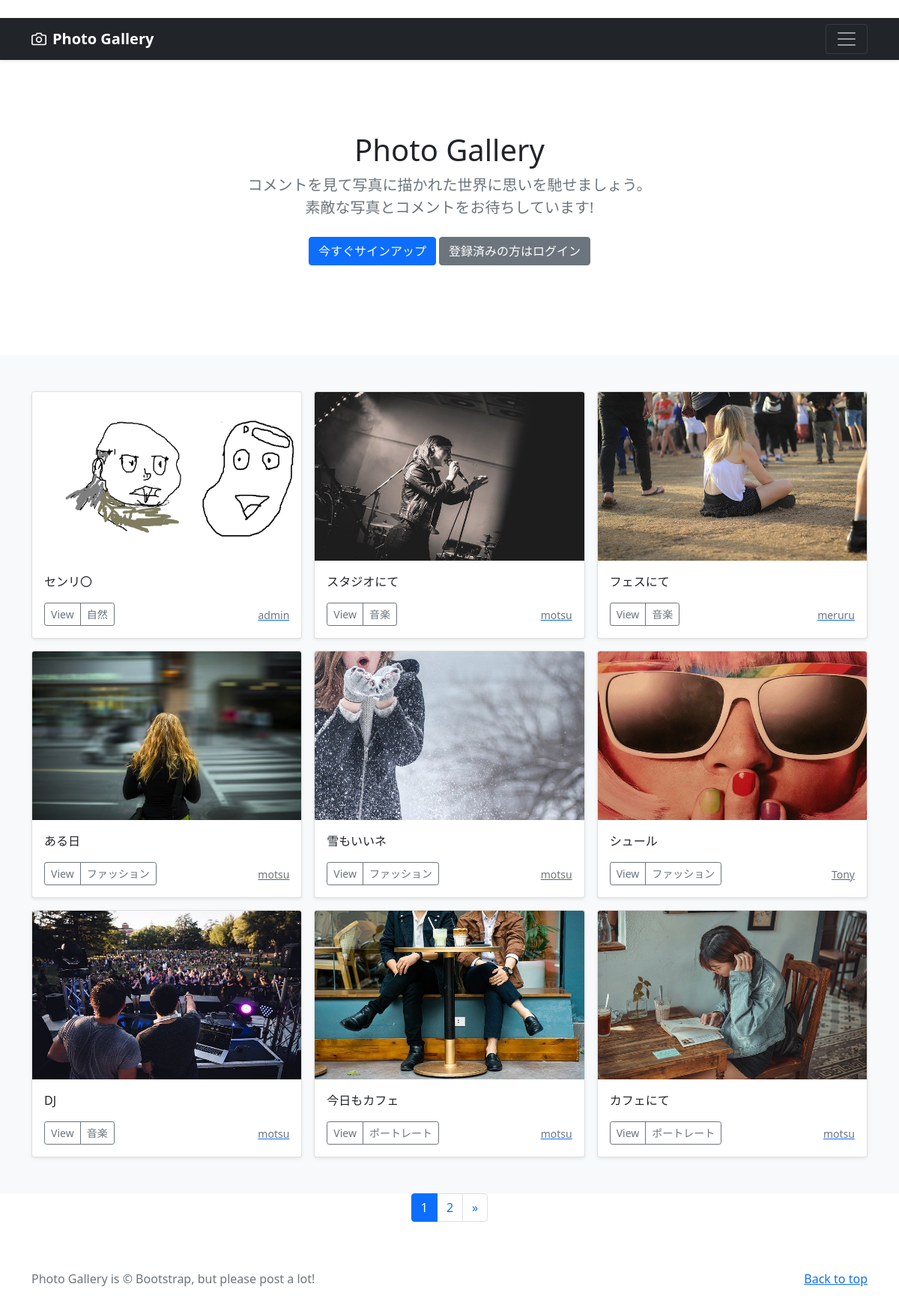
The page / on the database its author committed.
### photo/models.py (models this page shows, shortened)
class PhotoPost(models.Model):
    user = models.ForeignKey(
        CustomUser,
        verbose_name='ユーザー',
        on_delete=models.CASCADE
        )
    category = models.ForeignKey(
        Category,
        verbose_name='カテゴリ',
        on_delete=models.PROTECT
        )
    title = models.CharField(
        verbose_name='タイトル', # フィールドのタイトル
        max_length=200        # 最大文字数は200
        )
    comment = models.TextField(
        verbose_name='コメント',  # フィールドのタイトル
        )
    image1 = models.ImageField(
        verbose_name='イメージ1',# フィールドのタイトル
        upload_to = 'photos'   # MEDIA_ROOT以下のphotosにファイルを保存
        )
    image2 = models.ImageField(
        verbose_name='イメージ2',# フィールドのタイトル
        upload_to = 'photos',  # MEDIA_ROOT以下のphotosにファイルを保存
        blank=True,            # フィールド値の設定は必須でない
        null=True              # データベースにnullが保存されることを許容
        )
    posted_at = models.DateTimeField(
        verbose_name='投稿日時', # フィールドのタイトル
        auto_now_add=True       # 日時を自動追加
        )

class Category(models.Model):
    title = models.CharField(
        verbose_name='カテゴリ', # フィールドのタイトル
        max_length=20)

### accounts/models.py (models this page shows)
class CustomUser(AbstractUser):
    pass

### photo/views.py (the view)
# urls.py: path('', views.IndexView.as_view(), name='index'),
class IndexView(ListView):
    template_name ='index.html'
    queryset = PhotoPost.objects.order_by('-posted_at')
    paginate_by = 9

### photo/templates/index.html (shortened to what this page needs)
{% extends 'base.html' %}
      {% block contents %}
      {% include "photos_title.html" %}
      {% include "photos_list.html" %}
      {% include "pagination.html" %}
      {% endblock %}

### photo/templates/photos_list.html (shortened to what this page needs)
  <div class="album py-5 bg-light">
    <div class="container">
      <div class="row row-cols-1 row-cols-sm-2 row-cols-md-3 g-3">
        {% for record in object_list %}
        <div class="col">
          <div class="card shadow-sm">
            <img src="{{ record.image1.url }}"
                 class="bd-placeholder-img card-img-top"
                 width="100%" height="225"
                 xmlns="http://www.w3.org/2000/svg"
                 role="img" aria-label="Placeholder: Thumbnail"
                 preserveAspectRatio="xMidYMid slice"
                 focusable="false">
                 <rect width="100%" height="100%" fill="#55595c"/>
            <div class="card-body">
              <p class="card-text">
                {{record.title}}
              </p>
              <div class="d-flex justify-content-between align-items-center">
                <div class="btn-group">
                  <button type="button"
                          class="btn btn-sm btn-outline-secondary"
onclick="location.href='{% url 'photo:photo_detail' record.pk %}'">
                          View</button>
                  <button type="button"
                          class="btn btn-sm btn-outline-secondary"
onclick="location.href='{% url 'photo:photos_cat' category=record.category.id %}'">
                          {{record.category.title}}</button>
                </div>
                <a href="{% url 'photo:user_list' user=record.user.id %}">
                  <small class="text-muted">
                    {{record.user.username}}</small>
                </a>
              </div>
            </div>
          </div>
        </div>
        {% endfor %}
      </div>
    </div>
  </div>

### photo/templates/base.html (style rules this page uses)
.bd-placeholder-img { font-size: 1.125rem; text-anchor: middle; -webkit-user-select: none; -moz-user-select: none; user-select: none; }

### rows shown on the page
PhotoPost: image1 (picture), title "センリ〇", category "自然", user.username "admin"
PhotoPost: image1 (picture), title "スタジオにて", category "音楽", user.username "motsu"
PhotoPost: image1 (picture), title "フェスにて", category "音楽", user.username "meruru"
PhotoPost: image1 (picture), title "ある日", category "ファッション", user.username "motsu"
PhotoPost: image1 (picture), title "雪もいいネ", category "ファッション", user.username "motsu"
PhotoPost: image1 (picture), title "シュール", category "ファッション", user.username "Tony"
PhotoPost: image1 (picture), title "DJ", category "音楽", user.username "motsu"
PhotoPost: image1 (picture), title "今日もカフェ", category "ポートレート", user.username "motsu"
PhotoPost: image1 (picture), title "カフェにて", category "ポートレート", user.username "motsu"

### other values the page prints
{{ num }} "1"
{{ num }} "2"
